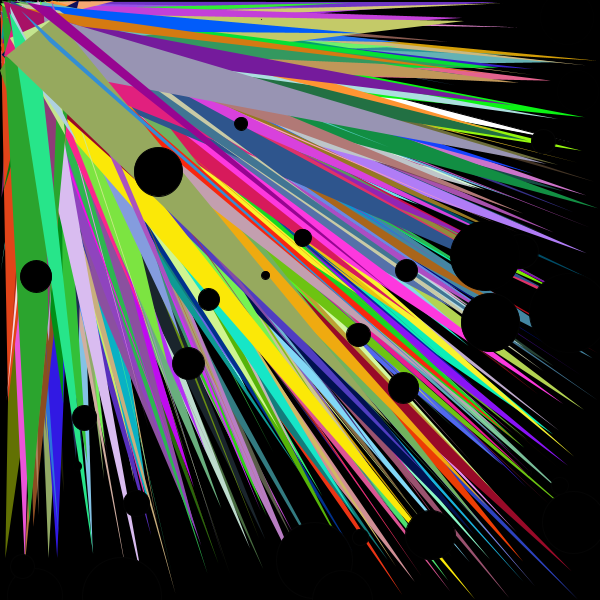
Frame 1 (no input)
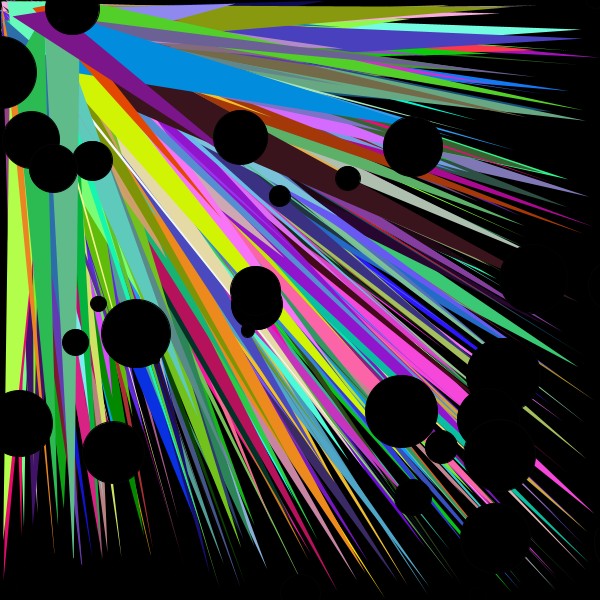
Frame 2 (the mouse pressed at the canvas centre, redrawn once)

The Processing sketch that drew these frames (run headless with seeded random() and noise(); the mouse was pressed at the canvas centre and the sketch redrawn once):

// Processing sketch: processing_63213
// ── processing_63213.pde

int totalObjectos; // numero total de objectos

int LAYER2_totalObjectos; // numero total de objectos para a segunda camada


float posX, posY; // variaveis para a posição horizontal e vertical do circulo dos objectos
float r,g,b; // variaveis para a cor dos objectos
float s; // variavel que estipula a espessura do stroke  


void setup() { // definição dos elementos estáticos 
  

  size (600,600);// define a área de composição
  background (0); // define a cor de fundo neste caso preto
  smooth();// suaviza a composição 
  noLoop();// sem movimento 
  
 
  totalObjectos = 500; // definição do total de objectos, neste caso 500
  LAYER2_totalObjectos = 140; // definição do total de objectos na segunda layer
  
  

}

void draw(){ // definição dos elementos em animação
  background(0);//define a cor de fundo para que o fundo se mantenha sempre preto
  
  for ( int i = 0; i <totalObjectos; i++) // função em que a composição começa em 0 até ao numero total de objectos já estipulado
  {
     posX = random (width); // define que a posição horizontal varia entre a largura total
     posY = random (height); // define que a posição vertical varia entre a altura total
     triangle(random(0,width), random(0,height), random(58), random(20), random(86), random(75));// os triangulos 
     r = random(255); // define um valor para a componente vermelha entre 0 e 255
     g = random(255); // define um valor para a componente verde entre 0 e 255
     b = random(255); // define um valor para a componente azul entre 0 e 255
     noStroke();// os objectos não têm contorno
     fill(r,g,b);// o preenchimento dos objectos com as variáveis RGB já definidas anteriormente
  }
  
   for ( int i = 0; i < LAYER2_totalObjectos; i++)//função em que a composição na segunda layer começa em 0 até ao numero total de objectos já estipulado
  {
     posX = random (width*2); // define que a posição horizontal varia entre 0 e o dobro da largura  
     posY = random (height*2); // define que a posição vertical varia entre 0 e o dobro da altura
     fill(0);// o preenhimento dos objectos é preto
     s= random(1,7);// define que a espessura do stroke varia entre 1 a 7 
     stroke(s);// a espessura tem valores entre 1 a 7  
     float diametro =random(0,80);// o diametro dos objectos varia entre 0 a 80
     ellipse(posX,posY,diametro,diametro);// as elipses vão se situar entre 0 e o dobro da largura(posX) e o dobro da altura(posY) e o diametro vai variar entre 0 a 80
  }
}
